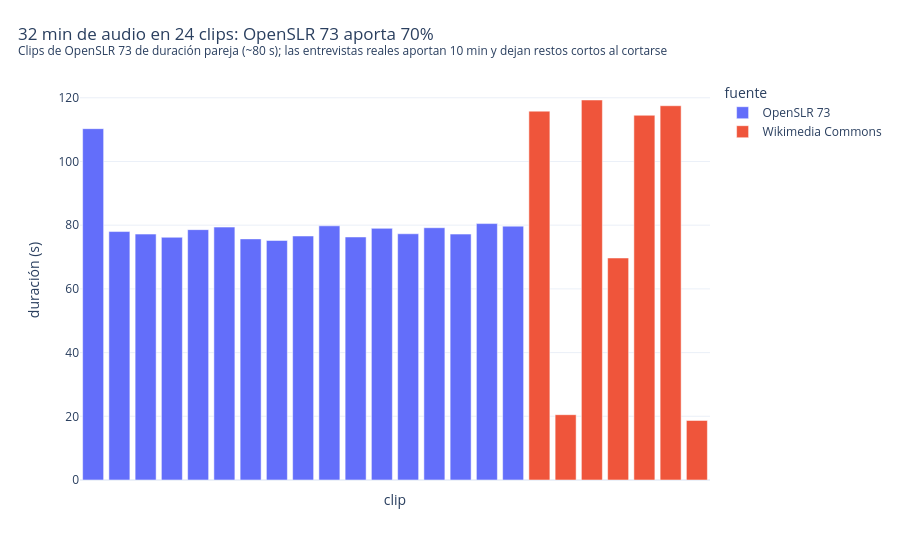

Write notebook code for a chart like this one.
### Code cell
# 2) Duración de cada clip por fuente
clips["minutos"] = clips["duracion_seg"] / 60
dom = clips.groupby("fuente")["minutos"].sum().sort_values(ascending=False)
media = clips.groupby("fuente")["duracion_seg"].mean()
fig = px.bar(clips.sort_values(["fuente", "id"]), x="id", y="duracion_seg", color="fuente",
             hover_data=["origen", "n_hablantes"],
             title=(f"{clips.minutos.sum():.0f} min de audio en {len(clips)} clips: {dom.index[0]} aporta "
                    f"{dom.iloc[0] / dom.sum():.0%}<br><sup>Clips de {dom.index[0]} de duración pareja "
                    f"(~{media[dom.index[0]]:.0f} s); las entrevistas reales aportan {dom.get('Wikimedia Commons', 0):.0f} min "
                    f"y dejan restos cortos al cortarse</sup>"))
fig.update_layout(xaxis_title="clip", yaxis_title="duración (s)", xaxis={"showticklabels": False})
mostrar(fig)

### Figure 1 — Plotly figure (JSON) as saved in the notebook; plotly's stock layout.template omitted (floating-point values rounded to 4 significant figures)
{"data": [{"customdata": [["diálogo pef_06136 + pem_02436", 2], ["hablante pef_02121", 1], ["hablante pem_00295", 1], ["hablante pef_08421", 1], ["hablante pem_09697", 1], ["hablante pef_03034", 1], ["hablante pem_03397", 1], ["hablante pef_03397", 1], ["hablante pem_02121", 1], ["hablante pef_01208", 1], ["hablante pem_08784", 1], ["hablante pef_05223", 1], ["hablante pem_02484", 1], ["hablante pef_00610", 1], ["hablante pem_04310", 1], ["hablante pef_03349", 1], ["hablante pem_07508", 1]], "hovertemplate": "fuente=OpenSLR 73<br>id=%{x}<br>duracion_seg=%{y}<br>origen=%{customdata[0]}<br>n_hablantes=%{customdata[1]}<extra></extra>", "legendgroup": "OpenSLR 73", "marker": {"color": "#636efa", "pattern": {"shape": ""}}, "name": "OpenSLR 73", "orientation": "v", "showlegend": true, "textposition": "auto", "type": "bar", "x": ["clip_008", "clip_009", "clip_010", "clip_011", "clip_012", "clip_013", "clip_014", "clip_015", "clip_016", "clip_017", "clip_018", "clip_019", "clip_020", "clip_021", "clip_022", "clip_023", "clip_024"], "xaxis": "x", "y": [110.3, 78.0, 77.2, 76.2, 78.6, 79.4, 75.7, 75.2, 76.6, 79.8, 76.3, 79.0, 77.3, 79.2, 77.2, 80.5, 79.7], "yaxis": "y"}, {"customdata": [["agustino_1.ogg", 2], ["agustino_1.ogg", 3], ["agustino_2.ogg", 3], ["agustino_2.ogg", 4], ["aurora_coronado.ogg", 2], ["aurora_coronado.ogg", 2], ["aurora_coronado.ogg", 2]], "hovertemplate": "fuente=Wikimedia Commons<br>id=%{x}<br>duracion_seg=%{y}<br>origen=%{customdata[0]}<br>n_hablantes=%{customdata[1]}<extra></extra>", "legendgroup": "Wikimedia Commons", "marker": {"color": "#EF553B", "pattern": {"shape": ""}}, "name": "Wikimedia Commons", "orientation": "v", "showlegend": true, "textposition": "auto", "type": "bar", "x": ["clip_001", "clip_002", "clip_003", "clip_004", "clip_005", "clip_006", "clip_007"], "xaxis": "x", "y": [115.8, 20.5, 119.3, 69.7, 114.5, 117.5, 18.7], "yaxis": "y"}], "layout": {"barmode": "relative", "legend": {"title": {"text": "fuente"}, "tracegroupgap": 0}, "margin": {"t": 80}, "title": {"text": "32 min de audio en 24 clips: OpenSLR 73 aporta 70%<br><sup>Clips de OpenSLR 73 de duración pareja (~80 s); las entrevistas reales aportan 10 min y dejan restos cortos al cortarse</sup>", "x": 0.02}, "xaxis": {"anchor": "y", "domain": [0, 1], "showticklabels": false, "title": {"text": "clip"}}, "yaxis": {"anchor": "x", "domain": [0, 1], "title": {"text": "duración (s)"}}}}
